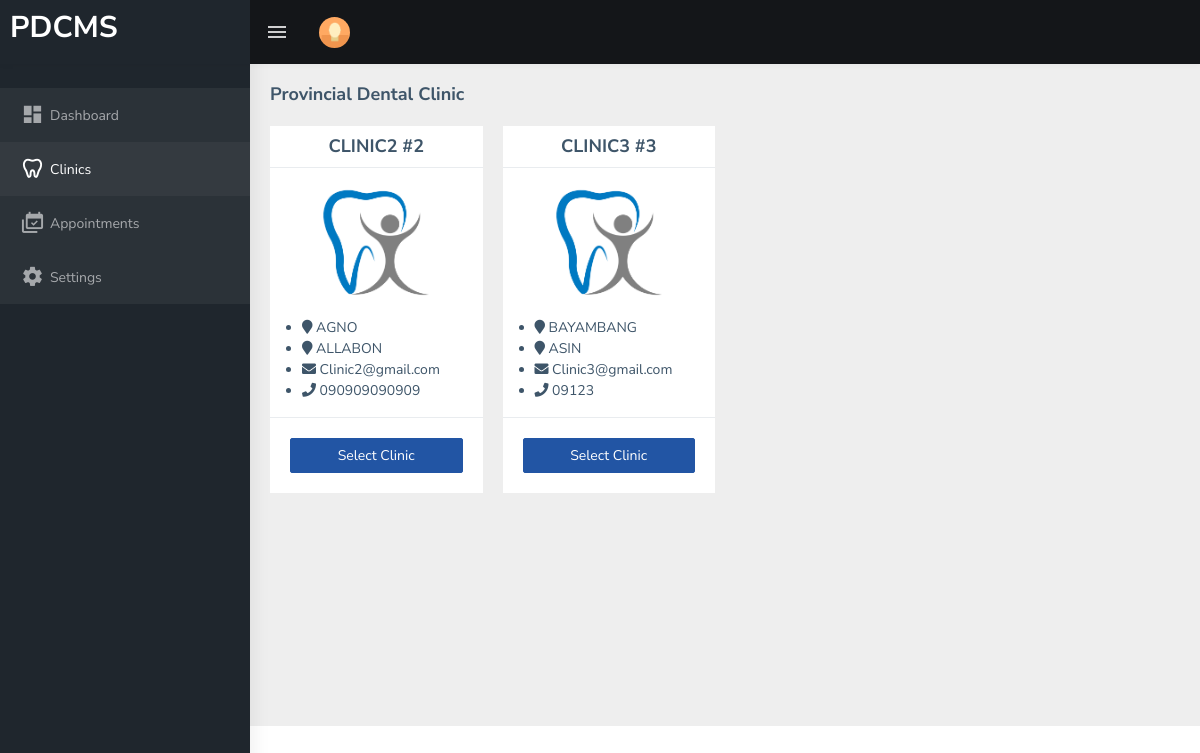
Before: /patient/clinics.php with the older database file.
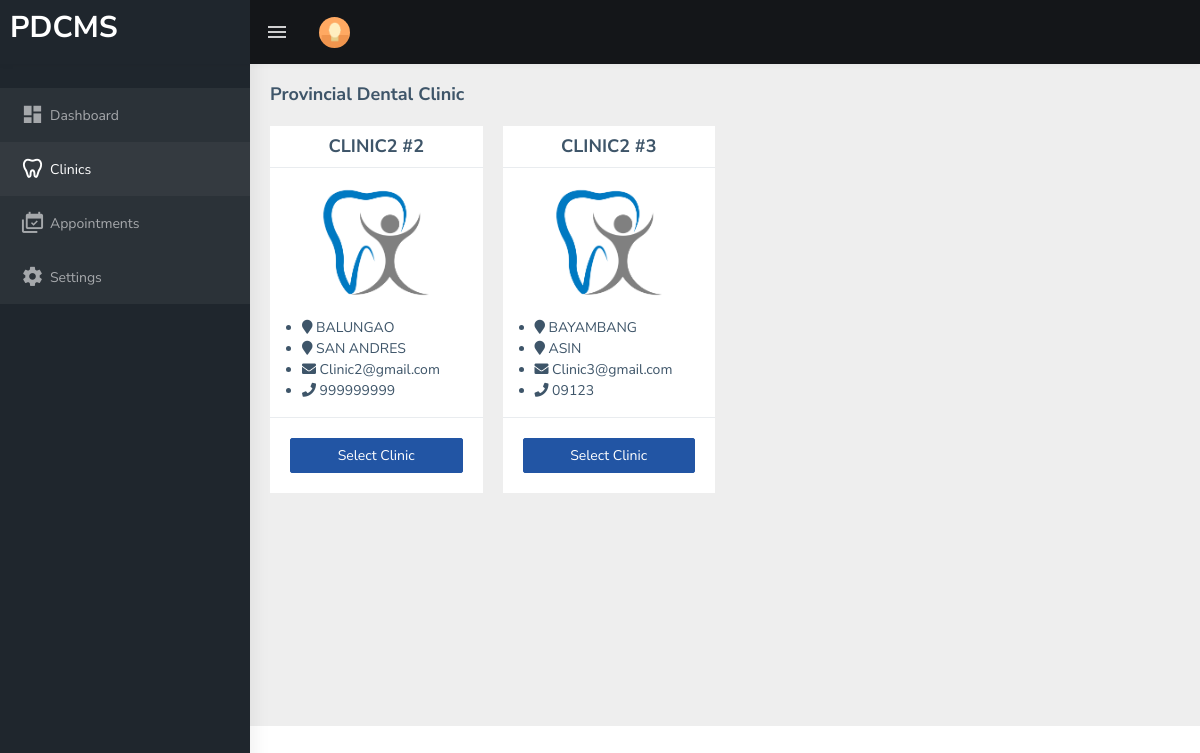
After: the same page with the newer database file.
### tables this page shows
CREATE TABLE `tbl_user` (
  `id` int(11) NOT NULL AUTO_INCREMENT,
  `access_id` int(11) DEFAULT NULL,
  `username` varchar(255) DEFAULT NULL,
  `password` varchar(255) DEFAULT NULL,
  `clinic_id` int(11) DEFAULT NULL,
  PRIMARY KEY (`id`)
);

CREATE TABLE `tbl_clinic` (
  `clinic_id` int(11) NOT NULL AUTO_INCREMENT,
  `name` varchar(255) DEFAULT NULL,
  `image` varchar(255) DEFAULT NULL,
  `description` text DEFAULT NULL,
  PRIMARY KEY (`clinic_id`)
);

CREATE TABLE `tbl_city` (
  `name` text DEFAULT NULL,
  `id` varchar(45) NOT NULL DEFAULT '0',
  `CreatedDate` datetime DEFAULT current_timestamp(),
  PRIMARY KEY (`id`),
  KEY `citymunCode` (`id`)
);

CREATE TABLE `tbl_barangay` (
  `id` text DEFAULT NULL,
  `name` text DEFAULT NULL,
  `city_id` text DEFAULT NULL,
  `CreatedDate` datetime DEFAULT current_timestamp()
);

CREATE TABLE `tbl_userinfo` (
  `id` int(255) NOT NULL AUTO_INCREMENT,
  `municipality` varchar(255) NOT NULL,
  `barangay` varchar(255) NOT NULL,
  `email` varchar(255) NOT NULL,
  `contact` varchar(255) DEFAULT NULL,
  `first_name` varchar(255) DEFAULT NULL,
  `last_name` varchar(255) DEFAULT NULL,
  PRIMARY KEY (`id`)
);

### includes/functions.php (called while the page is built, shortened)
<?php
function get_list($sql)
{
    $result = mysqli_query($_SESSION['conn'], $sql);
    $temp = array();
    while ($row = $result->fetch_assoc()) {
        $temp[] = $row;
    }
    return $temp;
}

### patient/clinics.php (the view, shortened to what this page needs)
<?php include 'header.php'; ?>
<div class="page-wrapper">
  <div class="page-breadcrumb">
    <div class="row">
      <div class="col-12 d-flex no-block align-items-center">
        <h4 class="page-title">Provincial Dental Clinic</h4>
      </div>
    </div>
  </div>
  <div class="container-fluid">
    <div class="row">
      <?php foreach (get_list("SELECT c.`image`,c.name as `clinic_name`,m.name as `municipality`,b.name as `barangay`,ui.email,ui.contact,u.id,u.clinic_id from tbl_user u inner join tbl_userinfo ui on ui.id = u.id inner join tbl_clinic c on c.clinic_id = u.clinic_id inner join tbl_city m on m.id = ui.municipality inner join tbl_barangay b on b.id = ui.barangay") as $res) { ?>
        <div class="col-md-3">
          <div class="card">
            <h4 class="card-title" style="text-align:center;margin:0px;padding:10px;font-weight:bold"><?= strtoupper($res['clinic_name']) ?> #<?= $res['clinic_id'] ?></h4>
            <img src="../images/clinic/<?= $res['image'] ?>" alt="" class="img-fluid border-top" style="max-height: 150px;object-fit:contain">
            <ul>
              <li><i class="fa fa-map-marker"></i> <?= strtoupper($res['municipality']) ?></li>
              <li><i class="fa fa-map-marker"></i> <?= strtoupper($res['barangay']) ?></li>
              <li><i class="fa fa-envelope"></i> <?= ucfirst($res['email']) ?></li>
              <li><i class="fa fa-phone"></i> <?= strtoupper($res['contact']) ?></li>
            </ul>
            <div class="border-top">
              <div class="card-body">
                <a href="view_clinic.php?clinic_id=<?= $res['clinic_id'] ?>" class="btn btn-info col-12" type="button">Select Clinic</a>
              </div>
            </div>
          </div>
        </div>
      <?php } ?>
    </div>
  </div>
</div>
</div>
<?php include 'footer.php'; ?>

### patient/header.php (shortened to what this page needs)
<?php include('../includes/functions.php') ?>
<!DOCTYPE html>
<html dir="ltr" lang="en">
<head>
  <link href="../assets/libs/flot/css/float-chart.css" rel="stylesheet" />
  <link href="../dist/css/style.min.css" rel="stylesheet" />
  <link href="../assets/libs/datatables.net-bs4/css/dataTables.bootstrap4.css" rel="stylesheet">
</head>
<body>
  <div id="main-wrapper" data-layout="vertical" data-navbarbg="skin5" data-sidebartype="full" data-sidebar-position="absolute" data-header-position="absolute" data-boxed-layout="full">
    <header class="topbar" data-navbarbg="skin5">
      <nav class="navbar top-navbar navbar-expand-md navbar-dark">
        <div class="navbar-header" data-logobg="skin5">
          <a class="navbar-brand" href="index.php">
            <h2>PDCMS</h2>
          </a>
        </div>
        <div class="navbar-collapse collapse" id="navbarSupportedContent" data-navbarbg="skin5">
          <ul class="navbar-nav float-start me-auto">
            <li class="nav-item d-none d-lg-block">
              <a class="nav-link sidebartoggler waves-effect waves-light" href="javascript:void(0)" data-sidebartype="mini-sidebar"><i class="mdi mdi-menu font-24"></i></a>
            </li>
            <li class="nav-item dropdown">
              <a class="
                    nav-link
                    dropdown-toggle
                    text-muted
                    waves-effect waves-dark
                    pro-pic
                  " href="#" id="navbarDropdown" role="button" data-bs-toggle="dropdown" aria-expanded="false">
                <img src="../assets/images/users/1.jpg" alt="user" class="rounded-circle" width="31" />
              </a>
            </li>
          </ul>
        </div>
      </nav>
    </header>
    <aside class="left-sidebar" data-sidebarbg="skin5">
      <div class="scroll-sidebar">
        <nav class="sidebar-nav">
          <ul id="sidebarnav" class="pt-4">
            <li class="sidebar-item">
              <a class="sidebar-link waves-effect waves-dark sidebar-link bg-dark" href="index.php" aria-expanded="false"><i class="mdi mdi-view-dashboard"></i><span class="hide-menu">Dashboard</span></a>
            </li>
            <li class="sidebar-item">
              <a class="sidebar-link waves-effect waves-dark sidebar-link bg-dark" href="clinics.php" aria-expanded="false"><i class="mdi mdi-tooth"></i><span class="hide-menu">Clinics</span></a>
            </li>
            <li class="sidebar-item">
              <a class="sidebar-link waves-effect waves-dark sidebar-link bg-dark" href="settings.php" aria-expanded="false"><i class="mdi mdi-calendar-multiple-check"></i><span class="hide-menu">Appointments</span></a>
            </li>
            <li class="sidebar-item">
              <a class="sidebar-link waves-effect waves-dark sidebar-link bg-dark" href="settings.php" aria-expanded="false"><i class="mdi mdi-settings"></i><span class="hide-menu">Settings</span></a>
            </li>
          </ul>
        </nav>
      </div>
    </aside>

### patient/footer.php (shortened to what this page needs)
</body>
</html>

Changed rows visible on the page:
changed through a linked row, tbl_user "Clinic2@gmail.com": tbl_city.name "AGNO" → "BALUNGAO"; tbl_barangay.name "ALLABON" → "SAN ANDRES"; tbl_userinfo.contact "090909090909" → "999999999"
changed through a linked row, tbl_user "BAYAMBANG": clinic.name "CLINIC3" → "CLINIC2"
